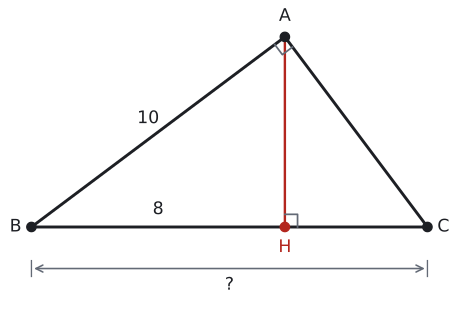

Reproduce this figure in Python.
import sys; sys.path.insert(0, "tools")
from cizim import *

# Alıştırma 5: |AB| = 10, |BH| = 8, |BC| = 12,5.
# A'da dik açı, [AH] ⊥ [BC]. p = |BH|, k = |HC|; A noktası (p, √(p·k)) olur, böylece AB ⊥ AC kendiliğinden sağlanır.
p, k = 8, 4.5
E = {'c': '10', 'p': '8', 'a': '?'}          # kenar etiketleri (None: yazma)
DOLGU, RENKLI_KENAR, EK = False, False, []

B = np.array([0.0, 0.0]); H = np.array([p, 0.0]); C = np.array([p + k, 0.0]); A = np.array([p, np.sqrt(p * k)])
uz = lambda P, Q: float(np.linalg.norm(P - Q))
u, v = B - A, C - A
print("AB", round(uz(A, B), 4), "AC", round(uz(A, C), 4), "AH", round(uz(A, H), 4), "BC", round(uz(B, C), 4),
      "A açısı", round(float(np.degrees(np.arccos(np.dot(u, v) / uz(A, B) / uz(A, C)))), 4))

s = (p + k) / 10
G = (A + B + C) / 3
def kenar(P, Q, metin, renk=YAZI, d=0.42):
    M = (P + Q) / 2; t = (Q - P) / uz(P, Q); n = np.array([-t[1], t[0]])
    if np.dot(n, M - G) < 0: n = -n
    ax.text(*(M + d * s * n), metin, ha="center", va="center", color=renk, fontsize=13)
def dik(K, P, Q, r=0.32):
    a_ = (P - K) / uz(P, K) * r * s; b_ = (Q - K) / uz(Q, K) * r * s
    ax.plot(*zip(K + a_, K + a_ + b_, K + b_), color=SOLUK, lw=1.3)

x0, x1 = -0.6 * s, p + k + 0.6 * s
y0, y1 = (-1.9 if E.get("a") else -1.0) * s, A[1] + 0.6 * s
fig, ax = sekil(6, max(2.2, 6 * (y1 - y0) / (x1 - x0)))
ax.set_aspect("equal"); ax.axis("off")
if DOLGU:
    ax.add_patch(patches.Polygon([A, B, H], closed=True, facecolor=YESIL_ACIK, edgecolor="none"))
    ax.add_patch(patches.Polygon([A, H, C], closed=True, facecolor=SARI_ACIK, edgecolor="none"))
rc, rb = (MAVI, YESIL) if RENKLI_KENAR else (YAZI, YAZI)
ax.plot(*zip(A, B), color=rc); ax.plot(*zip(B, H), color=rc)
ax.plot(*zip(A, C), color=rb); ax.plot(*zip(H, C), color=rb)
ax.plot(*zip(A, H), color=KIRMIZI, lw=1.8)
dik(H, A, C); dik(A, B, C)
nokta(ax, *A, ""); nokta(ax, *B, ""); nokta(ax, *C, ""); nokta(ax, *H, "", renk=KIRMIZI)
ax.text(A[0], A[1] + 0.3 * s, "A", ha="center", va="bottom", fontsize=13)
ax.text(B[0] - 0.25 * s, 0, "B", ha="right", va="center", fontsize=13)
ax.text(C[0] + 0.25 * s, 0, "C", ha="left", va="center", fontsize=13)
ax.text(H[0], -0.3 * s, "H", ha="center", va="top", fontsize=13, color=KIRMIZI)
if E.get("c"): kenar(A, B, E["c"], rc)
if E.get("b"): kenar(A, C, E["b"], rb)
if E.get("h"):
    sag = k >= p
    ax.text(p + (0.15 if sag else -0.15) * s, A[1] * 0.45, E["h"], ha="left" if sag else "right", va="center", color=KIRMIZI, fontsize=13)
if E.get("p"): ax.text(p / 2, 0.22 * s, E["p"], ha="center", va="bottom", color=rc, fontsize=13)
if E.get("k"): ax.text(p + k / 2, 0.22 * s, E["k"], ha="center", va="bottom", color=rb, fontsize=13)
if E.get("a"):
    ax.annotate("", xy=(p + k, -1.05 * s), xytext=(0, -1.05 * s), arrowprops=dict(arrowstyle="<->", color=SOLUK, lw=1.2))
    for x in (0, p + k): ax.plot([x, x], [-0.85 * s, -1.25 * s], color=SOLUK, lw=1)
    ax.text((p + k) / 2, -1.25 * s, E["a"], ha="center", va="top", fontsize=13)
for (fx, fy, metin, renk) in EK:
    ax.text(fx, fy, metin, ha="center", va="center", color=eval(renk), fontsize=12)
ax.set_xlim(x0, x1); ax.set_ylim(y0, y1)
kaydet(fig, __file__)
